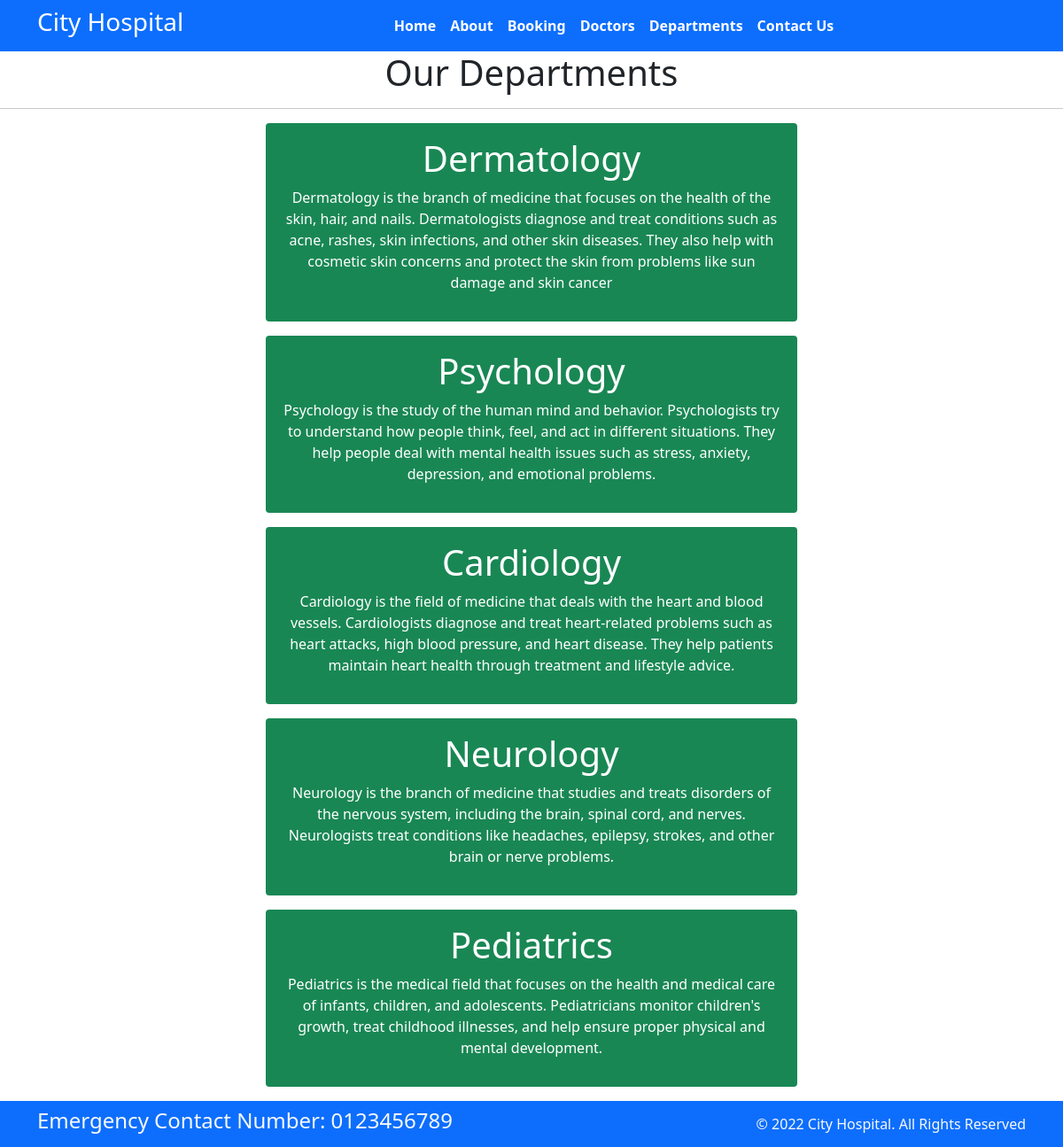
Page /department/ on the committed database.
### patients/models.py (models this page shows, shortened)
class Department(models.Model):
    dep_name=models.CharField(max_length=100)
    dep_description=models.TextField()

### patients/views.py (the view)
# urls.py: path('department/', views.department, name='department'),
def department(request):
    dict_dept={
        "dept":Department.objects.all()
    }
    return render(request, 'department.html',dict_dept)

### templates/department.html (shortened to what this page needs)
{% extends 'base.html' %}
{% block content %}
<h1 class="text-center">Our Departments</h1>
<hr/>
{% for d in dept%}
<div class="mx-auto w-50 bg-success text-center text-white p-3 my-3 border-warning rounded" >
    <h1>{{ d.dep_name }}</h1>
    <p>{{ d.dep_description }}</p>
</div>
{% endfor %}
{% endblock %}

### rows in the picture
Department: dep_name "Dermatology", dep_description "Dermatology is the branch of medicine that focuses on the health of the skin, hair, and nails. Dermatologists diagnose and treat conditions such as acne, rashes, skin infections, and other skin diseases. They also help with cosmetic skin concerns and protect the skin from problems like sun damage and skin cancer"
Department: dep_name "Psychology", dep_description "Psychology is the study of the human mind and behavior. Psychologists try to understand how people think, feel, and act in different situations. They help people deal with mental health issues such as stress, anxiety, depression, and emotional problems."
Department: dep_name "Cardiology", dep_description "Cardiology is the field of medicine that deals with the heart and blood vessels. Cardiologists diagnose and treat heart-related problems such as heart attacks, high blood pressure, and heart disease. They help patients maintain heart health through treatment and lifestyle advice."
Department: dep_name "Neurology", dep_description "Neurology is the branch of medicine that studies and treats disorders of the nervous system, including the brain, spinal cord, and nerves. Neurologists treat conditions like headaches, epilepsy, strokes, and other brain or nerve problems."
Department: dep_name "Pediatrics", dep_description "Pediatrics is the medical field that focuses on the health and medical care of infants, children, and adolescents. Pediatricians monitor children's growth, treat childhood illnesses, and help ensure proper physical and mental development."
